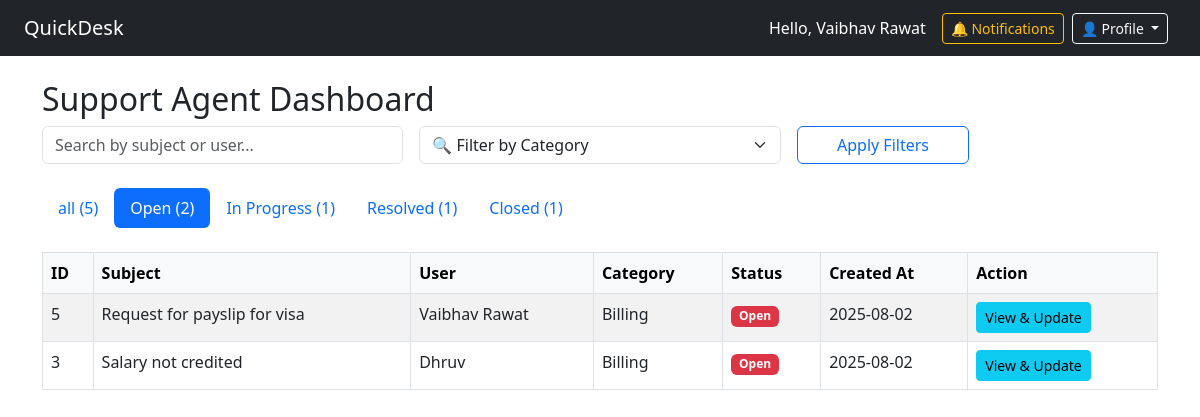
The page /agent?status=Open&category=&search= (signed in) on the database as committed earlier.
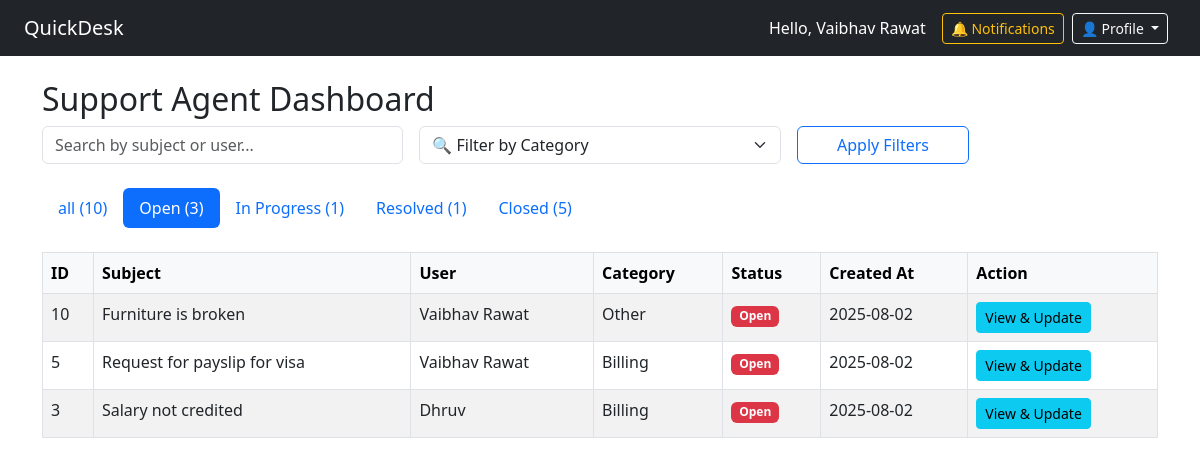
The same page on the database as committed later.
### app.py (models this page shows)
class Ticket(db.Model):
    id = db.Column(db.Integer, primary_key=True)
    subject = db.Column(db.String(200), nullable=False)
    description = db.Column(db.Text, nullable=False)
    category = db.Column(db.String(100), nullable=False)
    attachment = db.Column(db.String(200))
    status = db.Column(db.String(50), default='Open')
    user_id = db.Column(db.Integer, db.ForeignKey('user.id'), nullable=False)
    user_name = db.Column(db.String(150), nullable=False)  # ✅ store user name
    created_at = db.Column(db.DateTime, default=datetime.utcnow)
    replies = db.relationship('TicketReply', backref='ticket', lazy=True)

### app.py (the view)
@app.route('/agent')
@login_required
@role_required('agent')
def agent_dashboard():
    status_filter = request.args.get('status', 'all')
    search_query = request.args.get('search', '').strip()
    category_filter = request.args.get('category')
    query = Ticket.query
    if status_filter != 'all':
        query = query.filter_by(status=status_filter)
    if search_query:
        query = query.filter(
            Ticket.subject.ilike(f"%{search_query}%") |
            Ticket.user_name.ilike(f"%{search_query}%")
        )
    if category_filter:
        query = query.filter_by(category=category_filter)
    tickets = query.order_by(Ticket.created_at.desc()).all()
    all_count = Ticket.query.count()
    open_count = Ticket.query.filter_by(status='Open').count()
    inprogress_count = Ticket.query.filter_by(status='In Progress').count()
    resolved_count = Ticket.query.filter_by(status='Resolved').count()
    closed_count = Ticket.query.filter_by(status='Closed').count()
    categories = Category.query.order_by(Category.name.asc()).all()
    return render_template('agent_dashboard.html',
                           tickets=tickets,
                           all_count=all_count,
                           open_count=open_count,
                           inprogress_count=inprogress_count,
                           resolved_count=resolved_count,
                           closed_count=closed_count,
                           current_status=status_filter,
                           categories=categories,
                           selected_category=category_filter or '',
                           search_query=search_query)

### app.py (called while the page is built)
@login_manager.user_loader
def load_user(user_id):
    return User.query.get(int(user_id))

def role_required(role_name):
    def wrapper(f):
        @wraps(f)
        def decorated_function(*args, **kwargs):
            if not current_user.is_authenticated or current_user.role != role_name:
                flash("Access denied.", "warning")
                return redirect(url_for('dashboard'))
            return f(*args, **kwargs)
        return decorated_function
    return wrapper

### templates/agent_dashboard.html (shortened to what this page needs)
{% extends 'base.html' %}
{% block content %}
<h2>Support Agent Dashboard</h2>
<form method="GET" action="{{ url_for('agent_dashboard') }}" class="row g-3 mb-4 align-items-end">
  <div class="col-md-4">
    <input type="text" name="search" class="form-control" placeholder="Search by subject or user..."
           value="{{ search_query }}">
  </div>
  <div class="col-md-4">
    <select name="category" class="form-select">
      <option value="">🔍 Filter by Category</option>
    </select>
  </div>
  <div class="col-md-2">
    <button class="btn btn-outline-primary w-100" type="submit">Apply Filters</button>
  </div>
</form>
<ul class="nav nav-pills mb-4">
  {% for status, count in [('all', all_count), ('Open', open_count), ('In Progress', inprogress_count), ('Resolved', resolved_count), ('Closed', closed_count)] %}
  <li class="nav-item">
    <a class="nav-link {% if current_status == status %}active{% endif %}"
       href="{{ url_for('agent_dashboard', status=status, category=selected_category, search=search_query) }}">
      {{ status }} ({{ count }})
    </a>
  </li>
  {% endfor %}
</ul>
<table class="table table-bordered table-striped">
  <thead class="table-light">
    <tr>
      <th>ID</th>
      <th>Subject</th>
      <th>User</th>
      <th>Category</th>
      <th>Status</th>
      <th>Created At</th>
      <th>Action</th>
    </tr>
  </thead>
  <tbody>
    {% for ticket in tickets %}
    <tr>
      <td>{{ ticket.id }}</td>
      <td>{{ ticket.subject }}</td>
      <td>{{ ticket.user_name }}</td>
      <td>{{ ticket.category or '—' }}</td>
      <td>
        {% if ticket.status == 'Open' %}
          <span class="badge bg-danger">Open</span>
        {% elif ticket.status == 'In Progress' %}
          <span class="badge bg-warning text-dark">In Progress</span>
        {% elif ticket.status == 'Resolved' %}
          <span class="badge bg-success">Resolved</span>
        {% elif ticket.status == 'Closed' %}
          <span class="badge bg-secondary">Closed</span>
        {% else %}
          {{ ticket.status }}
        {% endif %}
      </td>
      <td>{{ ticket.created_at.strftime('%Y-%m-%d') }}</td>
      <td>
        <a href="{{ url_for('agent_ticket_detail', ticket_id=ticket.id) }}" class="btn btn-sm btn-info">View & Update</a>
      </td>
    </tr>
    {% else %}
    <tr>
      <td colspan="7" class="text-center">No tickets found for this filter.</td>
    </tr>
    {% endfor %}
  </tbody>
</table>
{% endblock %}

Rows that differ between the two databases and show on the page:
added Ticket: id "10", subject "Furniture is broken", user_name "Vaibhav Rawat", category "Other", status "Open", created_at "2025-08-02"
Other text that changed with them:
new list line: "all ( 10 )"
new list line: "Open ( 3 )"
new list line: "Closed ( 5 )"
list line gone: "all ( 5 )"
list line gone: "Open ( 2 )"
list line gone: "Closed ( 1 )"
